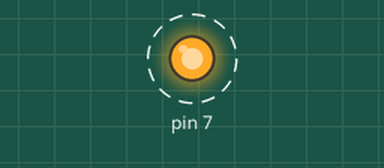
Simulated run of this sketch. Board: Arduino Uno, built with avr-gcc and run on an emulated ATmega328P. Shown: output pins drawn as LEDs (lit = HIGH). Dashed ring = blinking. At 2.0 s the program stops and its outputs stay as they are.

Above: at 1.05 s.
Timing chart, 0 to 3.5 s (numbered marks = the images above):
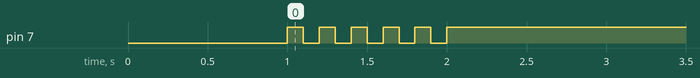

The sketch:

05_practice_2.ino.ino
```cpp
unsigned int count;
void setup() {
  pinMode(7, OUTPUT);
  count = 0;
  digitalWrite(7, LOW);
  delay(1000);
}

void loop() {
  if(count < 5){
    digitalWrite(7, HIGH);
    delay(100);
    digitalWrite(7, LOW);
    delay(100);
    ++count;
  }
  else{
    while(1){
      digitalWrite(7, HIGH);
    }
  }
}
```

Measured:
- by itself, pin 7: alternates HIGH for 0.10 s and LOW for 0.10 s, 11 changes in all, then stays HIGH
